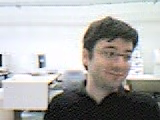
#> input picture frame 31 of 09-1.avi, 160 x 120 px
$ python FaceVid.py
#> lines starting #> are read from the running program, lines starting #| are printed output that depends on the picture; after the words box and inside, x2 and y2 are one past the last pixel; in counts of white or black regions, pixels touching at a corner belong together
import cv2,time

video=cv2.VideoCapture('09-1.avi')       # implies use inbuilt camera, else we can put file path here
face_cascade= cv2.CascadeClassifier("haarcascade_frontalface_default.xml")
eye_cascade=cv2.CascadeClassifier("haarcascade_eye.xml")

while (video.isOpened()):
    check,frame=video.read()
#> frame is the input picture: shape (120, 160, 3); mean B, G, R 171.5, 172.5, 172.8
    rframe=cv2.resize(frame, (int(frame.shape[1]*2),int(frame.shape[0]*2)))
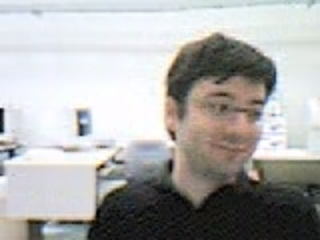
#> rframe: shape (240, 320, 3); mean B, G, R 171.4, 172.5, 172.8
    gray=cv2.cvtColor(rframe, cv2.COLOR_BGR2GRAY)
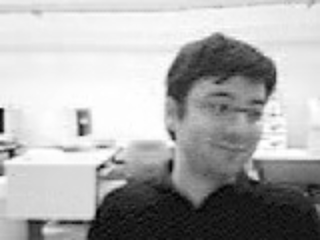
#> gray: shape (240, 320); min 2, max 255, mean 172.4
    faces=face_cascade.detectMultiScale(gray)
#> faces = [[182, 70, 101, 101]]

    for x,y,w,h in faces:
        rframe= cv2.rectangle(rframe,(x,y),((x+w),(y+h)),(0,0,255),3)
        roi_gray=gray[y:y+h, x:x+w]
        roi_color= rframe[y:y+h, x:x+w]
        eyes=eye_cascade.detectMultiScale(roi_gray)
        for ex,ey,ew,eh in eyes:
            roi_color= cv2.rectangle(roi_color, (ex,ey),(ex+ew,ey+eh),(0,255,0),2)
        cv2.imshow("Captured_Frames",roi_color)
#> this loop made 1 pass
#> (x, y, w, h, eyes) on pass 1: (182, 70, 101, 101, [[23, 22, 29, 29]])
#> pass 1, `rframe= cv2.rectangle(rframe,(x,y),((x+w),(y+h)),(0,0,255),3)`:
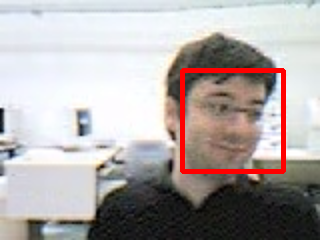
#> rframe: shape (240, 320, 3); 2.61% of pixels changed, all inside (x1, y1, x2, y2) = (180, 68, 286, 174)
#> pass 1, `roi_gray=gray[y:y+h, x:x+w]`:
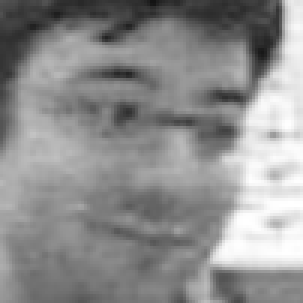
#> roi_gray: shape (101, 101) (shown 3 times larger); min 20, max 255, mean 142.4
#> pass 1, `roi_color= rframe[y:y+h, x:x+w]`:
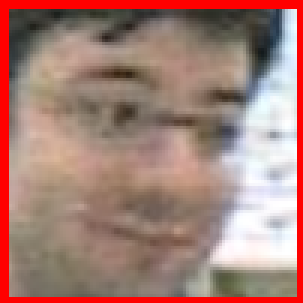
#> roi_color: shape (101, 101, 3) (shown 3 times larger); mean B, G, R 118.5, 127.3, 165.5
#> pass 1, `cv2.imshow("Captured_Frames",roi_color)`:
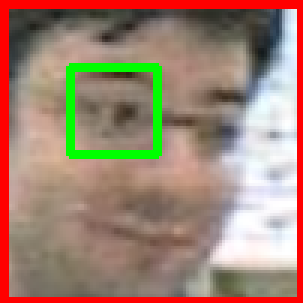
#> window 'Captured_Frames': shape (101, 101, 3) (shown 3 times larger); mean B, G, R 114.6, 131.5, 160.1
#> after the loop:
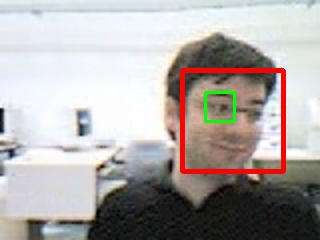
#> rframe: shape (240, 320, 3); 0.45% of pixels changed, all inside (x1, y1, x2, y2) = (204, 91, 236, 123)

    cv2.imshow("Captured_Frames",rframe)      #we can directly write frame here instead of gray, then we'll get colored video
    # key= cv2.waitKey(1) #Delay for which to wait
    key= cv2.waitKey(30)
#> (key q is pressed here)
    if key == ord('q'):
        break

video.release()
cv2.destroyAllWindows()

$ run again, starting later in the video
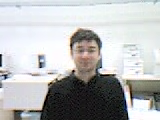
#> input picture frame 143 of 09-1.avi, 160 x 120 px
#> frame is the input picture: shape (120, 160, 3); mean B, G, R 184.4, 183.9, 182.7
#> faces = [[138, 75, 66, 66]]
#> the loop `for x,y,w,h in faces:` made 1 pass
#> (x, y, w, h, eyes) on pass 1: (138, 75, 66, 66, [[12, 16, 20, 20], [33, 13, 23, 23]])
#> pass 1, `roi_color= rframe[y:y+h, x:x+w]`:
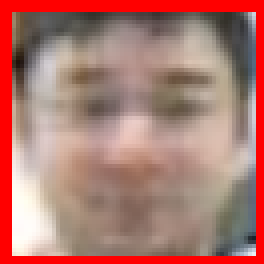
#> roi_color: shape (66, 66, 3) (shown 4 times larger); mean B, G, R 112, 120.9, 174.5
#> after the loop `for x,y,w,h in faces:`:
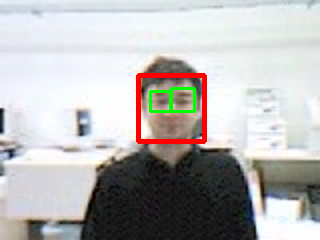
#> rframe: shape (240, 320, 3); mean B, G, R 180.7, 181.6, 182.9

$ run again, starting later in the video
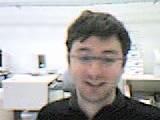
#> input picture frame 254 of 09-1.avi, 160 x 120 px
#> frame is the input picture: shape (120, 160, 3); mean B, G, R 170.5, 172.1, 174.1
#> faces = [[121, 63, 138, 138]]
#> the loop `for x,y,w,h in faces:` made 1 pass
#> (x, y, w, h, eyes) on pass 1: (121, 63, 138, 138, [[28, 32, 41, 41]])
#> pass 1, `roi_color= rframe[y:y+h, x:x+w]`:
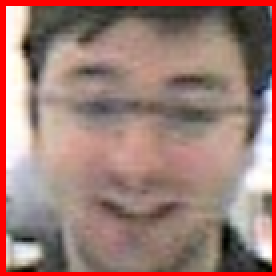
#> roi_color: shape (138, 138, 3) (shown 2 times larger); mean B, G, R 116.8, 123.9, 157.4
#> after the loop `for x,y,w,h in faces:`:
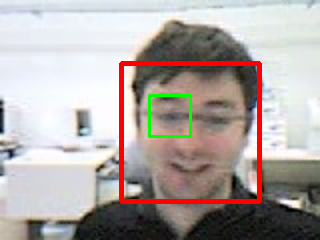
#> rframe: shape (240, 320, 3); mean B, G, R 164.7, 167.7, 177
